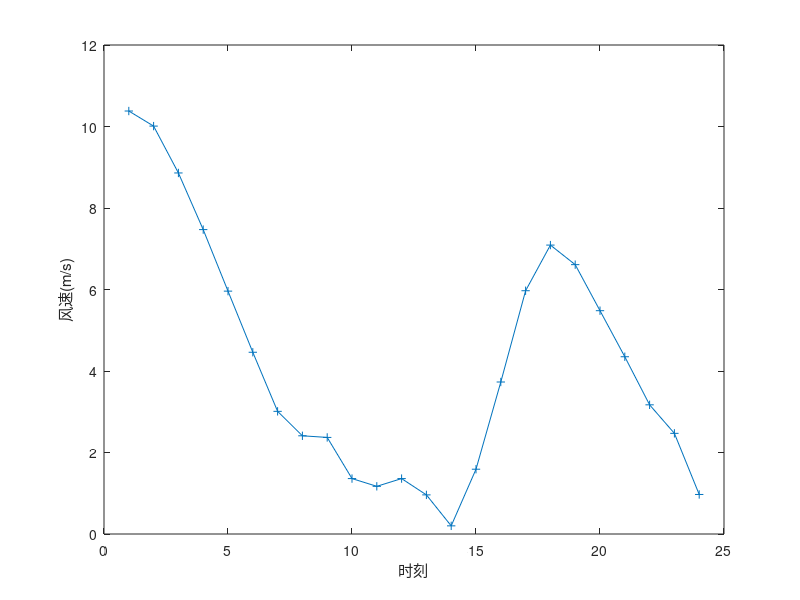

This figure's MATLAB source: (Note: this script raises an error after producing the figure.)
function [wind_speed,rad,tem,load] = known_inf()
% 问题已知信息给出，风、光资源，负荷
wind_speed = [10.38
10.01
8.86
7.47
5.96
4.46
3.01
2.41
2.37
1.36
1.17
1.36
0.96
0.2
1.59
3.73
5.97
7.09
6.61
5.48
4.35
3.17
2.47
0.97
];
plot(wind_speed,'Marker','+')
xlabel('时刻')
ylabel('风速(m/s)')

rad = [0
0
0
0
0
0
0
46.67
243.4
431.6
575.73
663.4
682.48
635.08
523.02
355.02
159.12
11.15
0
0
0
0
0
0
];
tem = [-6.76
-7.38
-8.3
-8.98
-8.66
-8.08
-8.64
-8.57
-5.1
-1.99
0.65
2.35
3.24
3.74
3.85
3.23
0.16
-3.17
-3.45
-3.45
-3.31
-3.2
-3.34
-3.37
];
figure()
colororder({'black','red'})
yyaxis left
plot(rad,'Marker','+','Color','k')
ylabel('光照强度(rad)')
hold on
yyaxis right
plot(tem,'Marker','+','Color','r')
ylabel('温度(°C)')
xlabel('时刻')
legend('光照强度','温度')

figure()
load = [36.30596251
34.33447892
36.3039532
27.34664118
26.14323512
30.48263415
36.6332884
41.33652715
46.57529391
50.91779876
51.76710645
46.4585831
42.30182134
40.59945594
36.16377748
42.52192234
45.89571538
48.57443708
53.39298928
57.20206802
50.59042979
37.2704823
46.68064946
44.26988098
];
plot(load,'k')
xlabel('时刻')
ylabel('负荷(MW)')
end